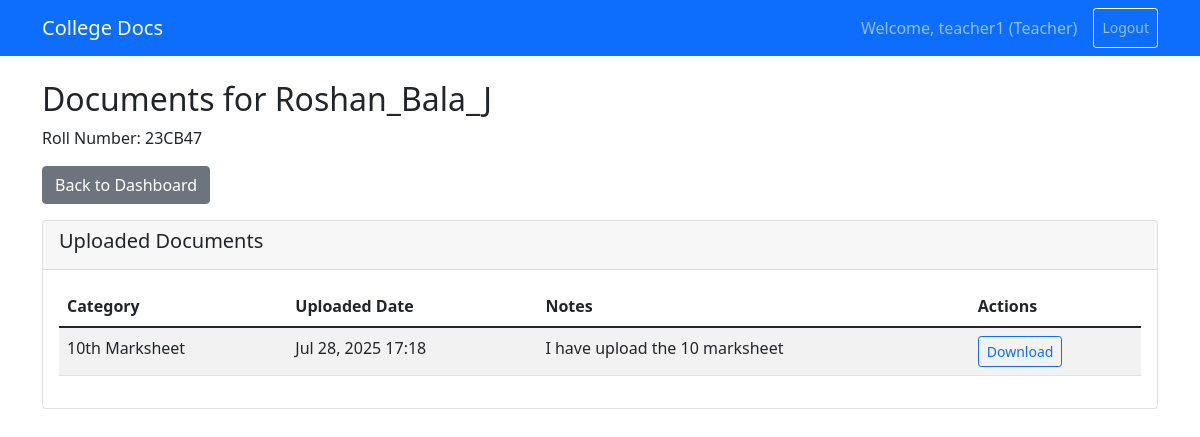
The page /student/4/ (signed in) on the database its author committed.
### documents/models.py (models this page shows, shortened)
class UserProfile(models.Model):
    USER_TYPES = (
        ('student', 'Student'),
        ('teacher', 'Teacher'),
    )
    user = models.OneToOneField(User, on_delete=models.CASCADE)
    user_type = models.CharField(max_length=10, choices=USER_TYPES)
    roll_number = models.CharField(max_length=20, blank=True, null=True)

class StudentDocument(models.Model):
    student = models.ForeignKey(User, on_delete=models.CASCADE, related_name='documents')
    category = models.ForeignKey(DocumentCategory, on_delete=models.CASCADE)
    document = models.FileField(
        upload_to='documents/',
        validators=[FileExtensionValidator(allowed_extensions=['pdf'])]
    )
    uploaded_at = models.DateTimeField(auto_now_add=True)
    notes = models.TextField(blank=True)
    class Meta:
        unique_together = ['student', 'category']

class DocumentCategory(models.Model):
    name = models.CharField(max_length=100, unique=True)
    description = models.TextField(blank=True)
    is_active = models.BooleanField(default=True)
    created_by = models.ForeignKey(User, on_delete=models.CASCADE)
    created_at = models.DateTimeField(auto_now_add=True)
    class Meta:
        verbose_name_plural = "Document Categories"

### documents/views.py (the view)
# urls.py: path('student/<int:student_id>/', views.view_student_documents, name='view_student_documents'),
@login_required
def view_student_documents(request, student_id):
    profile = get_object_or_404(UserProfile, user=request.user)
    if profile.user_type != 'teacher':
        raise PermissionDenied
    student = get_object_or_404(User, id=student_id, userprofile__user_type='student')
    documents = StudentDocument.objects.filter(student=student)
    context = {
        'student': student,
        'documents': documents,
    }
    return render(request, 'view_student_documents.html', context)

### templates/view_student_documents.html
{% extends 'base.html' %}
{% block content %}
<div class="row">
    <div class="col-12">
        <h2>Documents for {{ student.username }}</h2>
        {% if student.userprofile.roll_number %}
            <p>Roll Number: {{ student.userprofile.roll_number }}</p>
        {% endif %}
        <a href="{% url 'dashboard' %}" class="btn btn-secondary mb-3">Back to Dashboard</a>
    </div>
</div>
<div class="row">
    <div class="col-12">
        <div class="card">
            <div class="card-header">
                <h5>Uploaded Documents</h5>
            </div>
            <div class="card-body">
                {% if documents %}
                    <div class="table-responsive">
                        <table class="table table-striped">
                            <thead>
                                <tr>
                                    <th>Category</th>
                                    <th>Uploaded Date</th>
                                    <th>Notes</th>
                                    <th>Actions</th>
                                </tr>
                            </thead>
                            <tbody>
                                {% for doc in documents %}
                                <tr>
                                    <td>{{ doc.category.name }}</td>
                                    <td>{{ doc.uploaded_at|date:"M d, Y H:i" }}</td>
                                    <td>{{ doc.notes|default:"-" }}</td>
                                    <td>
                                        <a href="{% url 'download_document' doc.id %}" class="btn btn-sm btn-outline-primary">Download</a>
                                    </td>
                                </tr>
                                {% endfor %}
                            </tbody>
                        </table>
                    </div>
                {% else %}
                    <div class="alert alert-info">
                        <p class="mb-0">No documents uploaded yet.</p>
                    </div>
                {% endif %}
            </div>
        </div>
    </div>
</div>
{% endblock %}

### templates/base.html (shortened to what this page needs)
<!DOCTYPE html>
<html lang="en">
<head>
    <link href="https://cdn.jsdelivr.net/npm/bootstrap@5.1.3/dist/css/bootstrap.min.css" rel="stylesheet">
</head>
<body>
    <nav class="navbar navbar-expand-lg navbar-dark bg-primary">
        <div class="container">
            <a class="navbar-brand" href="{% url 'dashboard' %}">College Docs</a>
            {% if user.is_authenticated %}
            <div class="navbar-nav ms-auto">
                <span class="navbar-text me-3">
                    Welcome, {{ user.username }}
                    {% if user.userprofile %}
                        ({{ user.userprofile.user_type|title }})
                    {% endif %}
                </span>
                <a class="nav-link btn btn-outline-light btn-sm" href="{% url 'logout' %}">Logout</a>
            </div>
            {% endif %}
        </div>
    </nav>
    <div class="container mt-4">
        {% block content %}
        {% endblock %}
    </div>
</body>
</html>

### rows shown on the page
StudentDocument: category.name "10th Marksheet", uploaded_at "Jul 28, 2025 17:18", notes "I have upload the 10 marksheet"

### other values the page prints
{{ user.username }} "teacher1"
{{ user.userprofile.user_type|title }} "Teacher"
{{ student.username }} "Roshan_Bala_J"
{{ student.userprofile.roll_number }} "23CB47"
